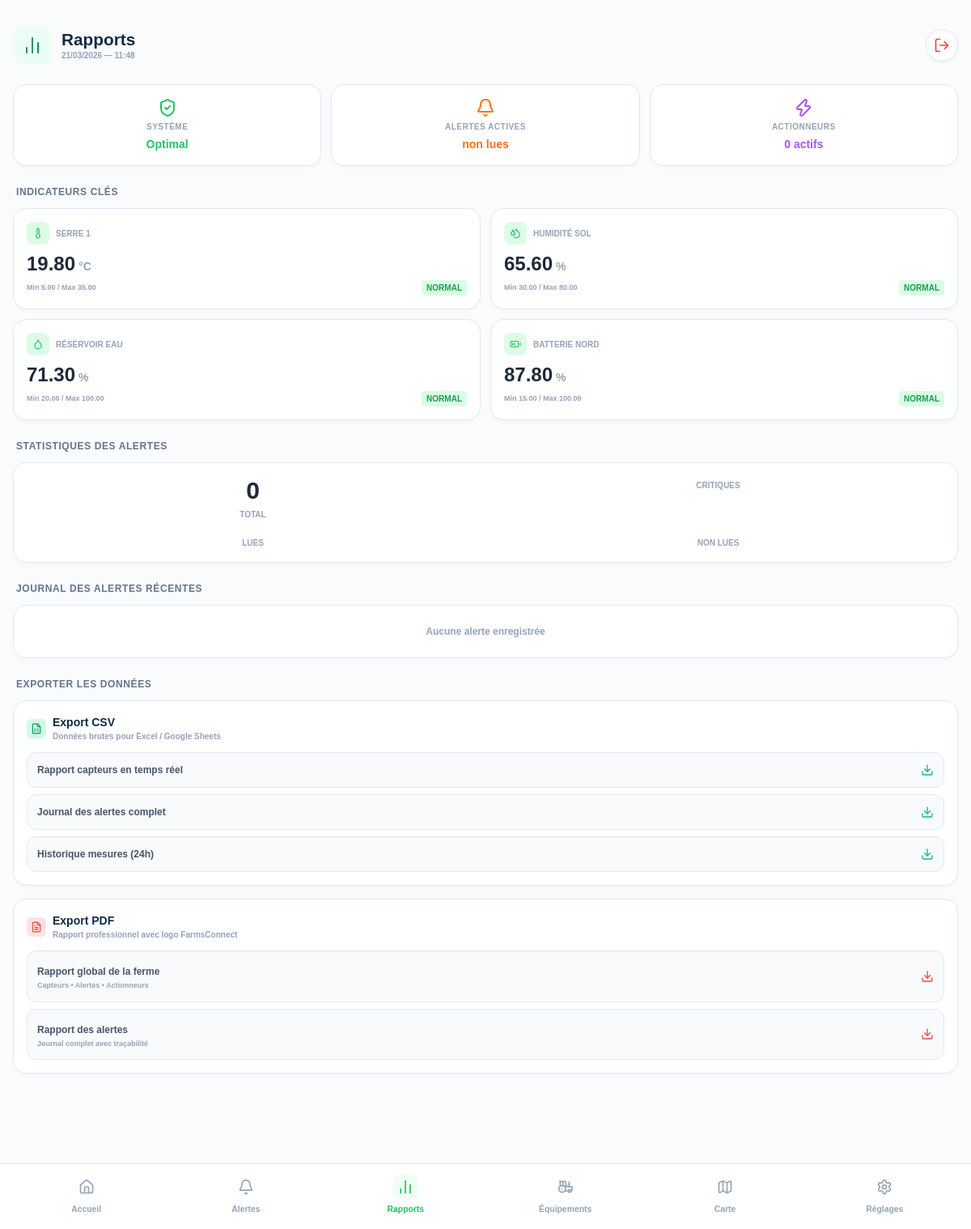
Page /rapports.php (signed in) on the earlier database version.
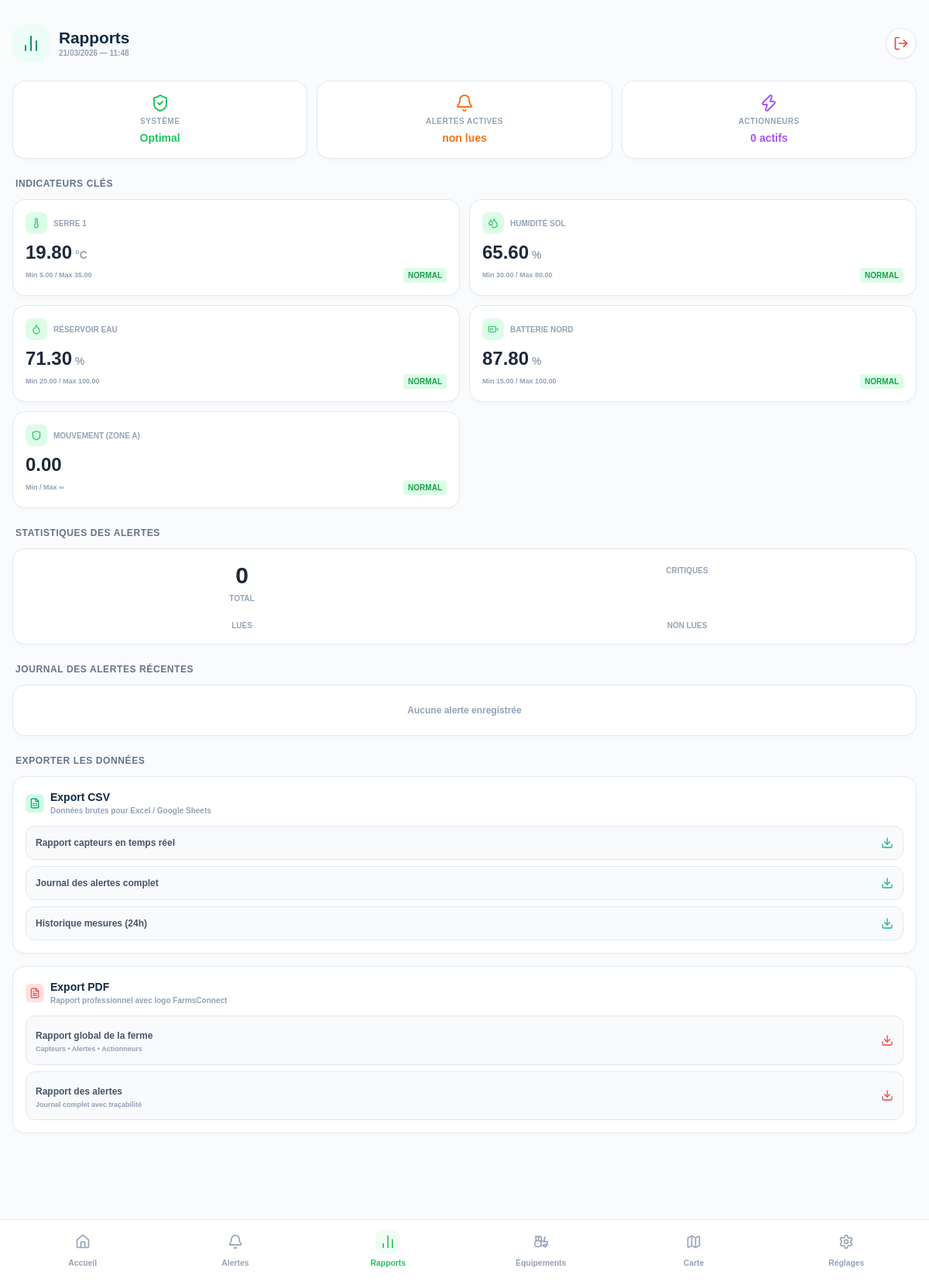
Same page on the later database version.
### tables this page shows
CREATE TABLE IF NOT EXISTS equipements (
    id INT AUTO_INCREMENT PRIMARY KEY,
    nom VARCHAR(50) NOT NULL,
    type ENUM('capteur', 'actionneur') NOT NULL,
    unite VARCHAR(10) DEFAULT '',
    valeur_actuelle DECIMAL(10,2) DEFAULT 0.00,
    statut ENUM('normal', 'alerte', 'critique', 'arret', 'marche') DEFAULT 'normal',
    seuil_min DECIMAL(10,2) DEFAULT NULL,
    seuil_max DECIMAL(10,2) DEFAULT NULL,
    icone VARCHAR(50) DEFAULT 'thermometer',  
    couleur VARCHAR(20) DEFAULT 'green',  
    mis_a_jour_le TIMESTAMP DEFAULT CURRENT_TIMESTAMP ON UPDATE CURRENT_TIMESTAMP
);

### rapports.php (the view, shortened to what this page needs)
<?php
require_once 'config/db.php';
$active_nav    = 'rapports';
$capteurs = $pdo->query("SELECT * FROM equipements WHERE type = 'capteur' ORDER BY id")->fetchAll();
$actionneurs = $pdo->query("SELECT * FROM equipements WHERE type = 'actionneur' ORDER BY id")->fetchAll();
$statsAlertes = $pdo->query("
    SELECT
        COUNT(*) as total,
        SUM(CASE WHEN niveau = 'critique' THEN 1 ELSE 0 END) as critiques,
        SUM(CASE WHEN est_lu = 1 THEN 1 ELSE 0 END) as lues,
        SUM(CASE WHEN est_lu = 0 THEN 1 ELSE 0 END) as non_lues
    FROM alertes
")->fetch();
$dernieresAlertes = $pdo->query("
    SELECT a.*, e.nom as equipement_nom
    FROM alertes a
    JOIN equipements e ON a.equipement_id = e.id
    ORDER BY a.cree_le DESC
    LIMIT 20
")->fetchAll();
$nbCritique = 0;
$sante_systeme = $nbCritique === 0 ? 'Optimal' : $nbCritique . ' anomalie(s)';
$sante_couleur = $nbCritique === 0 ? 'green' : 'red';
$nbActifOn = count(array_filter($actionneurs, fn($a) => $a['statut'] === 'marche'));
require 'includes/header.php';
?>
      <header class="flex justify-between items-center mt-4 mb-6">
        <div class="flex items-center gap-3">
          <div class="w-12 h-12 bg-emerald-50 rounded-2xl flex items-center justify-center text-emerald-600">
            <i data-lucide="bar-chart-2" class="w-6 h-6"></i>
          </div>
          <div>
            <h1 class="text-[1.3rem] font-black text-brand-dark dark:text-white leading-tight">Rapports</h1>
            <p class="text-[10px] text-slate-400 font-bold"><?= date('d/m/Y — H:i') ?></p>
          </div>
        </div>
        <form action="logout.php" method="POST">
          <button type="submit" class="w-10 h-10 bg-white dark:bg-slate-800 border border-slate-200 dark:border-slate-700 rounded-full flex items-center justify-center text-red-500 shadow-sm">
            <i data-lucide="log-out" class="w-5 h-5"></i>
          </button>
        </form>
      </header>
      <div class="flex gap-3 mb-6">
        <div class="flex-1 card-border p-4 flex flex-col items-center justify-center gap-1">
          <i data-lucide="<?= $sante_couleur === 'green' ? 'shield-check' : 'shield-alert' ?>" class="w-6 h-6 text-<?= $sante_couleur ?>-500"></i>
          <p class="text-[10px] font-black uppercase text-slate-400 tracking-wider">Système</p>
          <p class="text-sm font-black text-<?= $sante_couleur ?>-500"><?= $sante_systeme ?></p>
        </div>
        <div class="flex-1 card-border p-4 flex flex-col items-center justify-center gap-1">
          <i data-lucide="bell" class="w-6 h-6 text-orange-500"></i>
          <p class="text-[10px] font-black uppercase text-slate-400 tracking-wider">Alertes actives</p>
          <p class="text-sm font-black text-orange-500"><?= $statsAlertes['non_lues'] ?> non lues</p>
        </div>
        <div class="flex-1 card-border p-4 flex flex-col items-center justify-center gap-1">
          <i data-lucide="zap" class="w-6 h-6 text-purple-500"></i>
          <p class="text-[10px] font-black uppercase text-slate-400 tracking-wider">Actionneurs</p>
          <p class="text-sm font-black text-purple-500"><?= $nbActifOn ?> actifs</p>
        </div>
      </div>
      <h2 class="text-xs font-black text-slate-500 dark:text-slate-400 mb-3 uppercase tracking-wider px-1">Indicateurs Clés</h2>
      <div class="grid grid-cols-2 gap-3 mb-6">
        <?php foreach ($capteurs as $cap): ?>
        <?php
          $isOk = ($cap['statut'] === 'normal');
          $color = $isOk ? 'green' : ($cap['statut'] === 'critique' ? 'red' : 'orange');
        ?>
        <div class="card-border p-4">
          <div class="flex items-center gap-2 mb-2">
            <div class="w-7 h-7 bg-<?= $color ?>-100 dark:bg-<?= $color ?>-900/30 rounded-lg flex items-center justify-center text-<?= $color ?>-500">
              <i data-lucide="<?= htmlspecialchars($cap['icone']) ?>" class="w-3.5 h-3.5"></i>
            </div>
            <span class="text-[10px] font-black text-slate-400 uppercase truncate"><?= htmlspecialchars($cap['nom']) ?></span>
          </div>
          <p class="text-2xl font-black text-slate-800 dark:text-white"><?= $cap['valeur_actuelle'] ?><span class="text-sm font-bold text-slate-400 ml-1"><?= $cap['unite'] ?></span></p>
          <div class="flex items-center justify-between mt-1">
            <span class="text-[9px] font-black text-slate-400">Min <?= $cap['seuil_min'] ?> / Max <?= $cap['seuil_max'] ?? '∞' ?></span>
            <span class="text-[10px] px-1.5 py-0.5 rounded bg-<?= $color ?>-100 text-<?= $color ?>-600 font-black dark:bg-<?= $color ?>-900/30 dark:text-<?= $color ?>-400"><?= strtoupper($cap['statut']) ?></span>
          </div>
        </div>
        <?php endforeach; ?>
      </div>
      <h2 class="text-xs font-black text-slate-500 dark:text-slate-400 mb-3 uppercase tracking-wider px-1">Statistiques des Alertes</h2>
      <div class="card-border p-4 mb-6">
        <div class="grid grid-cols-2 gap-4">
          <div class="text-center">
            <p class="text-3xl font-black text-slate-800 dark:text-white"><?= $statsAlertes['total'] ?></p>
            <p class="text-[10px] font-black text-slate-400 uppercase mt-1">Total</p>
          </div>
          <div class="text-center">
            <p class="text-[10px] font-black text-slate-400 uppercase mt-1">Critiques</p>
          </div>
          <div class="text-center">
            <p class="text-[10px] font-black text-slate-400 uppercase mt-1">Lues</p>
          </div>
          <div class="text-center">
            <p class="text-[10px] font-black text-slate-400 uppercase mt-1">Non lues</p>
          </div>
        </div>
      </div>
      <h2 class="text-xs font-black text-slate-500 dark:text-slate-400 mb-3 uppercase tracking-wider px-1">Journal des Alertes Récentes</h2>
      <div class="card-border mb-6 overflow-hidden">
        <?php if (empty($dernieresAlertes)): ?>
        <div class="p-6 text-center text-slate-400 text-xs font-bold">Aucune alerte enregistrée</div>
        <?php endif; ?>
      </div>
      <h2 class="text-xs font-black text-slate-500 dark:text-slate-400 mb-3 uppercase tracking-wider px-1">Exporter les Données</h2>
      <div class="card-border p-4 mb-4">
        <div class="flex items-center gap-2 mb-3">
          <div class="w-6 h-6 bg-emerald-100 dark:bg-emerald-900/30 rounded-md flex items-center justify-center text-emerald-600">
            <i data-lucide="file-spreadsheet" class="w-3.5 h-3.5"></i>
          </div>
          <div>
            <h3 class="font-bold text-sm text-brand-dark dark:text-white">Export CSV</h3>
            <p class="text-[10px] text-slate-400 font-bold">Données brutes pour Excel / Google Sheets</p>
          </div>
        </div>
        <div class="flex flex-col gap-2">
          <a href="api/export_csv.php?type=sensors" class="flex items-center justify-between p-3 bg-slate-50 dark:bg-slate-800/50 border border-slate-200 dark:border-slate-700 rounded-xl hover:bg-emerald-50 dark:hover:bg-emerald-900/20 transition-colors">
            <span class="text-[12px] font-bold text-slate-600 dark:text-slate-400">Rapport capteurs en temps réel</span>
            <i data-lucide="download" class="w-4 h-4 text-emerald-500"></i>
          </a>
          <a href="api/export_csv.php?type=alerts" class="flex items-center justify-between p-3 bg-slate-50 dark:bg-slate-800/50 border border-slate-200 dark:border-slate-700 rounded-xl hover:bg-emerald-50 dark:hover:bg-emerald-900/20 transition-colors">
            <span class="text-[12px] font-bold text-slate-600 dark:text-slate-400">Journal des alertes complet</span>
            <i data-lucide="download" class="w-4 h-4 text-emerald-500"></i>
          </a>
          <a href="api/export_csv.php?type=history" class="flex items-center justify-between p-3 bg-slate-50 dark:bg-slate-800/50 border border-slate-200 dark:border-slate-700 rounded-xl hover:bg-emerald-50 dark:hover:bg-emerald-900/20 transition-colors">
            <span class="text-[12px] font-bold text-slate-600 dark:text-slate-400">Historique mesures (24h)</span>
            <i data-lucide="download" class="w-4 h-4 text-emerald-500"></i>
          </a>
        </div>
      </div>
      <div class="card-border p-4 mb-24">
        <div class="flex items-center gap-2 mb-3">
          <div class="w-6 h-6 bg-red-100 dark:bg-red-900/30 rounded-md flex items-center justify-center text-red-500">
            <i data-lucide="file-text" class="w-3.5 h-3.5"></i>
          </div>
          <div>
            <h3 class="font-bold text-sm text-brand-dark dark:text-white">Export PDF</h3>
            <p class="text-[10px] text-slate-400 font-bold">Rapport professionnel avec logo FarmsConnect</p>
          </div>
        </div>
        <div class="flex flex-col gap-2">
          <a href="api/export_pdf.php?type=global" class="flex items-center justify-between p-3 bg-slate-50 dark:bg-slate-800/50 border border-slate-200 dark:border-slate-700 rounded-xl hover:bg-red-50 dark:hover:bg-red-900/10 transition-colors">
            <div>
              <span class="text-[12px] font-bold text-slate-600 dark:text-slate-400">Rapport global de la ferme</span>
              <p class="text-[9px] text-slate-400 font-bold">Capteurs • Alertes • Actionneurs</p>
            </div>
            <i data-lucide="download" class="w-4 h-4 text-red-500"></i>
          </a>
          <a href="api/export_pdf.php?type=alerts" class="flex items-center justify-between p-3 bg-slate-50 dark:bg-slate-800/50 border border-slate-200 dark:border-slate-700 rounded-xl hover:bg-red-50 dark:hover:bg-red-900/10 transition-colors">
            <div>
              <span class="text-[12px] font-bold text-slate-600 dark:text-slate-400">Rapport des alertes</span>
              <p class="text-[9px] text-slate-400 font-bold">Journal complet avec traçabilité</p>
            </div>
            <i data-lucide="download" class="w-4 h-4 text-red-500"></i>
          </a>
        </div>
      </div>
<div class="fixed bottom-0 left-0 right-0 h-16 bg-gradient-to-t from-white/95 backdrop-blur-sm z-[999]">
<?php  require 'includes/nav.php';?>
</div>
<?php
require 'includes/footer.php';
?>

### includes/header.php (shortened to what this page needs)
<?php
if (!isset($body_class)) {
    $body_class = 'flex flex-col h-[100dvh] overflow-hidden';
}
?>
<!doctype html>
<html lang="fr" class="antialiased">
<head>
    <script src="https://cdn.tailwindcss.com"></script>
    <link rel="stylesheet" href="css/app.css" />
</head>
<body class="<?= htmlspecialchars($body_class) ?>">
<?php if (!isset($hide_main)): ?>
    <main class="flex-1 overflow-y-auto px-4 pb-24 pt-safe">
<?php endif; ?>

### includes/nav.php (shortened to what this page needs)
<?php
function getNavClass($item, $active) {
    return ($item === $active) ? 'nav-item active w-12' : 'nav-item w-12';
}
function getNavInnerContainer($item, $active) {
    if ($item === $active) {
        return '<div class="bg-brand-green-light rounded-xl p-1.5 flex items-center justify-center">';
    }
    return '<div class="p-1.5 flex items-center justify-center">';
}
function getNavIconClass($item, $active, $baseIcons) {
    if ($item === $active) {
        return $baseIcons . ' text-green-500';
    }
    return $baseIcons;
}
?>
    <nav class="absolute bottom-0 w-full bottom-nav pt-3 pb-safe z-50">
      <ul class="flex justify-around items-center px-2">
        <li>
          <a href="index.php" class="<?= getNavClass('accueil', $active_nav) ?>">
            <?= getNavInnerContainer('accueil', $active_nav) ?>
              <i data-lucide="home" class="<?= getNavIconClass('accueil', $active_nav, 'w-5 h-5') ?>"></i>
            </div>
            <span>Accueil</span>
          </a>
        </li>
        <li>
          <a href="alertes.php" class="<?= getNavClass('alertes', $active_nav) ?>">
            <?= getNavInnerContainer('alertes', $active_nav) ?>
              <i data-lucide="bell" class="<?= getNavIconClass('alertes', $active_nav, 'w-5 h-5') ?>"></i>
            </div>
            <span>Alertes</span>
          </a>
        </li>
        <li>
          <a href="rapports.php" class="<?= getNavClass('rapports', $active_nav) ?>">
            <?= getNavInnerContainer('rapports', $active_nav) ?>
              <i data-lucide="bar-chart-2" class="<?= getNavIconClass('rapports', $active_nav, 'w-5 h-5') ?>"></i>
            </div>
            <span>Rapports</span>
          </a>
        </li>
        <li>
          <a href="equipements.php" class="<?= getNavClass('equipements', $active_nav) ?>">
            <?= getNavInnerContainer('equipements', $active_nav) ?>
              <i data-lucide="tractor" class="<?= getNavIconClass('equipements', $active_nav, 'w-5 h-5') ?>"></i>
            </div>
            <span>Équipements</span>
          </a>
        </li>
        <li>
          <a href="carte.php" class="<?= getNavClass('carte', $active_nav) ?>">
            <?= getNavInnerContainer('carte', $active_nav) ?>
              <i data-lucide="map" class="<?= getNavIconClass('carte', $active_nav, 'w-5 h-5') ?>"></i>
            </div>
            <span>Carte</span>
          </a>
        </li>
        <li>
          <a href="reglages.php" class="<?= getNavClass('reglages', $active_nav) ?>">
            <?= getNavInnerContainer('reglages', $active_nav) ?>
              <i data-lucide="settings" class="<?= getNavIconClass('reglages', $active_nav, 'w-5 h-5') ?>"></i>
            </div>
            <span>Réglages</span>
          </a>
        </li>
      </ul>
    </nav>

### includes/footer.php (shortened to what this page needs)
<?php
if (!isset($hide_main)): ?>
    </main>
<?php endif; ?>
</body>
</html>

### css/app.css (style rules this page uses)
:root { --bg-main: #fafbfd; --bg-card: #ffffff; --text-main: #1e293b; --text-dim: #94a3b8; --text-brand: #0f2b46; --border-main: #e2e8f0; }
body { font-family: 'Nunito', sans-serif; -webkit-tap-highlight-color: transparent; user-select: none; background-color: var(--bg-main); color: var(--text-main); transition: background-color 0.3s ease, color 0.3s ease; }
.card-border, .bottom-nav, input, select, button { transition: background-color 0.3s ease, border-color 0.3s ease, color 0.3s ease; }
html { scroll-behavior: smooth; }
.pb-safe { padding-bottom: calc(1rem + env(safe-area-inset-bottom)); }
.pt-safe { padding-top: calc(1rem + env(safe-area-inset-top)); }
.text-brand-dark { color: var(--text-brand); }
.bg-brand-green-light { background-color: #f0fdf4; }
.card-border { border: 1px solid var(--border-main); border-radius: 16px; background-color: var(--bg-card); box-shadow: 0 4px 6px -1px rgba(0, 0, 0, 0.02), 0 2px 4px -1px rgba(0, 0, 0, 0.01); }
.bottom-nav { border-top: 1px solid var(--border-main); background-color: var(--bg-card); }
.nav-item { display: flex; flex-direction: column; align-items: center; gap: 4px; color: var(--text-dim); font-size: 0.65rem; font-weight: 700; }
.nav-item.active { color: #22c55e; }

Differences in the rows shown:
added equipements: nom "MOUVEMENT (ZONE A)", valeur_actuelle "0.00", seuil_max "∞", statut "NORMAL"
